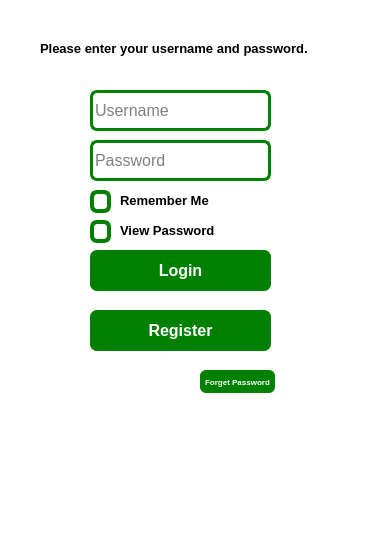
<?xml version="1.0" encoding="UTF-8"?>
<ui version="4.0">
 <class>MainWindow</class>
 <widget class="QMainWindow" name="MainWindow">
  <property name="geometry">
   <rect>
    <x>0</x>
    <y>0</y>
    <width>377</width>
    <height>546</height>
   </rect>
  </property>
  <property name="palette">
   <palette>
    <active>
     <colorrole role="Button">
      <brush brushstyle="SolidPattern">
       <color alpha="255">
        <red>93</red>
        <green>109</green>
        <blue>153</blue>
       </color>
      </brush>
     </colorrole>
     <colorrole role="Base">
      <brush brushstyle="SolidPattern">
       <color alpha="255">
        <red>255</red>
        <green>255</green>
        <blue>255</blue>
       </color>
      </brush>
     </colorrole>
     <colorrole role="Window">
      <brush brushstyle="SolidPattern">
       <color alpha="255">
        <red>255</red>
        <green>255</green>
        <blue>255</blue>
       </color>
      </brush>
     </colorrole>
    </active>
    <inactive>
     <colorrole role="Button">
      <brush brushstyle="SolidPattern">
       <color alpha="255">
        <red>93</red>
        <green>109</green>
        <blue>153</blue>
       </color>
      </brush>
     </colorrole>
     <colorrole role="Base">
      <brush brushstyle="SolidPattern">
       <color alpha="255">
        <red>255</red>
        <green>255</green>
        <blue>255</blue>
       </color>
      </brush>
     </colorrole>
     <colorrole role="Window">
      <brush brushstyle="SolidPattern">
       <color alpha="255">
        <red>255</red>
        <green>255</green>
        <blue>255</blue>
       </color>
      </brush>
     </colorrole>
    </inactive>
    <disabled>
     <colorrole role="Button">
      <brush brushstyle="SolidPattern">
       <color alpha="255">
        <red>93</red>
        <green>109</green>
        <blue>153</blue>
       </color>
      </brush>
     </colorrole>
     <colorrole role="Base">
      <brush brushstyle="SolidPattern">
       <color alpha="255">
        <red>255</red>
        <green>255</green>
        <blue>255</blue>
       </color>
      </brush>
     </colorrole>
     <colorrole role="Window">
      <brush brushstyle="SolidPattern">
       <color alpha="255">
        <red>255</red>
        <green>255</green>
        <blue>255</blue>
       </color>
      </brush>
     </colorrole>
    </disabled>
   </palette>
  </property>
  <property name="font">
   <font>
    <pointsize>4</pointsize>
   </font>
  </property>
  <property name="mouseTracking">
   <bool>false</bool>
  </property>
  <property name="focusPolicy">
   <enum>Qt::TabFocus</enum>
  </property>
  <property name="contextMenuPolicy">
   <enum>Qt::ActionsContextMenu</enum>
  </property>
  <property name="acceptDrops">
   <bool>true</bool>
  </property>
  <property name="windowTitle">
   <string>Log In</string>
  </property>
  <property name="toolTipDuration">
   <number>7</number>
  </property>
  <property name="autoFillBackground">
   <bool>false</bool>
  </property>
  <property name="toolButtonStyle">
   <enum>Qt::ToolButtonIconOnly</enum>
  </property>
  <widget class="QWidget" name="centralwidget">
   <widget class="QLineEdit" name="userLine">
    <property name="enabled">
     <bool>true</bool>
    </property>
    <property name="geometry">
     <rect>
      <x>90</x>
      <y>90</y>
      <width>181</width>
      <height>41</height>
     </rect>
    </property>
    <property name="font">
     <font>
      <pointsize>12</pointsize>
      <weight>50</weight>
      <bold>false</bold>
     </font>
    </property>
    <property name="statusTip">
     <string/>
    </property>
    <property name="styleSheet">
     <string notr="true">QWidget{
border: 3px solid green;
border-radius: 7px;
}
QWidget:hover{
border-color: darkgreen;
}</string>
    </property>
    <property name="inputMask">
     <string/>
    </property>
    <property name="text">
     <string/>
    </property>
    <property name="readOnly">
     <bool>false</bool>
    </property>
    <property name="placeholderText">
     <string>Username</string>
    </property>
   </widget>
   <widget class="QLineEdit" name="passLine">
    <property name="geometry">
     <rect>
      <x>90</x>
      <y>140</y>
      <width>181</width>
      <height>41</height>
     </rect>
    </property>
    <property name="font">
     <font>
      <pointsize>12</pointsize>
      <weight>50</weight>
      <bold>false</bold>
     </font>
    </property>
    <property name="styleSheet">
     <string notr="true">QWidget{
border: 3px solid green;
border-radius: 7px;
}
QWidget:hover{
border-color: darkgreen;
}</string>
    </property>
    <property name="frame">
     <bool>true</bool>
    </property>
    <property name="echoMode">
     <enum>QLineEdit::Password</enum>
    </property>
    <property name="placeholderText">
     <string>Password</string>
    </property>
   </widget>
   <widget class="QPushButton" name="regBtn">
    <property name="geometry">
     <rect>
      <x>90</x>
      <y>310</y>
      <width>181</width>
      <height>41</height>
     </rect>
    </property>
    <property name="font">
     <font>
      <pointsize>12</pointsize>
      <weight>75</weight>
      <bold>true</bold>
     </font>
    </property>
    <property name="styleSheet">
     <string notr="true">QWidget {
color: white;
background-color: green;
border-radius: 7px;

}
QWidget:Hover{
background-color: darkgreen;
}</string>
    </property>
    <property name="text">
     <string>Register</string>
    </property>
    <property name="checkable">
     <bool>false</bool>
    </property>
    <property name="checked">
     <bool>false</bool>
    </property>
    <property name="autoDefault">
     <bool>false</bool>
    </property>
    <property name="default">
     <bool>false</bool>
    </property>
    <property name="flat">
     <bool>false</bool>
    </property>
   </widget>
   <widget class="QPushButton" name="loginBtn">
    <property name="geometry">
     <rect>
      <x>90</x>
      <y>250</y>
      <width>181</width>
      <height>41</height>
     </rect>
    </property>
    <property name="font">
     <font>
      <pointsize>12</pointsize>
      <weight>75</weight>
      <bold>true</bold>
     </font>
    </property>
    <property name="styleSheet">
     <string notr="true">QWidget {
color: white;
background-color: green;
border-radius: 7px;

}
QWidget:Hover{
background-color: darkgreen;
}</string>
    </property>
    <property name="text">
     <string>Login</string>
    </property>
   </widget>
   <widget class="QPushButton" name="forgetBtn">
    <property name="geometry">
     <rect>
      <x>200</x>
      <y>370</y>
      <width>75</width>
      <height>23</height>
     </rect>
    </property>
    <property name="font">
     <font>
      <pointsize>6</pointsize>
      <weight>75</weight>
      <bold>true</bold>
     </font>
    </property>
    <property name="styleSheet">
     <string notr="true">QWidget {
color: white;
background-color: green;
border-radius: 6px;

}
QWidget:Hover{
background-color: darkgreen;
}</string>
    </property>
    <property name="text">
     <string>Forget Password</string>
    </property>
   </widget>
   <widget class="QLabel" name="textLabel">
    <property name="geometry">
     <rect>
      <x>40</x>
      <y>40</y>
      <width>281</width>
      <height>16</height>
     </rect>
    </property>
    <property name="font">
     <font>
      <pointsize>10</pointsize>
      <weight>75</weight>
      <bold>true</bold>
     </font>
    </property>
    <property name="text">
     <string>Please enter your username and password.</string>
    </property>
   </widget>
   <widget class="QPushButton" name="checkBtn">
    <property name="geometry">
     <rect>
      <x>90</x>
      <y>190</y>
      <width>21</width>
      <height>23</height>
     </rect>
    </property>
    <property name="styleSheet">
     <string notr="true">QWidget{
background-color: white;
border: 4px solid green;
border-radius: 7px
}
QWidget:hover{
border-color: dakgreen;
}
QWidget:checked{
background-color: green;
border-color: darkgreen;
}
QWidget:hover:checked{
background-color: darkgreen;
}</string>
    </property>
    <property name="text">
     <string/>
    </property>
    <property name="checkable">
     <bool>true</bool>
    </property>
   </widget>
   <widget class="QLabel" name="checkLabel">
    <property name="geometry">
     <rect>
      <x>120</x>
      <y>190</y>
      <width>111</width>
      <height>21</height>
     </rect>
    </property>
    <property name="font">
     <font>
      <pointsize>10</pointsize>
      <weight>75</weight>
      <bold>true</bold>
     </font>
    </property>
    <property name="text">
     <string>Remember Me</string>
    </property>
   </widget>
   <widget class="QLabel" name="checkLabel_2">
    <property name="geometry">
     <rect>
      <x>120</x>
      <y>220</y>
      <width>111</width>
      <height>21</height>
     </rect>
    </property>
    <property name="font">
     <font>
      <pointsize>10</pointsize>
      <weight>75</weight>
      <bold>true</bold>
     </font>
    </property>
    <property name="text">
     <string>View Password</string>
    </property>
   </widget>
   <widget class="QPushButton" name="checkPassBtn">
    <property name="geometry">
     <rect>
      <x>90</x>
      <y>220</y>
      <width>21</width>
      <height>23</height>
     </rect>
    </property>
    <property name="styleSheet">
     <string notr="true">QWidget{
background-color: white;
border: 4px solid green;
border-radius: 7px
}
QWidget:hover{
border-color: dakgreen;
}
QWidget:checked{
background-color: green;
border-color: darkgreen;
}
QWidget:hover:checked{
background-color: darkgreen;
}</string>
    </property>
    <property name="text">
     <string/>
    </property>
    <property name="checkable">
     <bool>true</bool>
    </property>
   </widget>
  </widget>
 </widget>
 <resources/>
 <connections/>
</ui>
